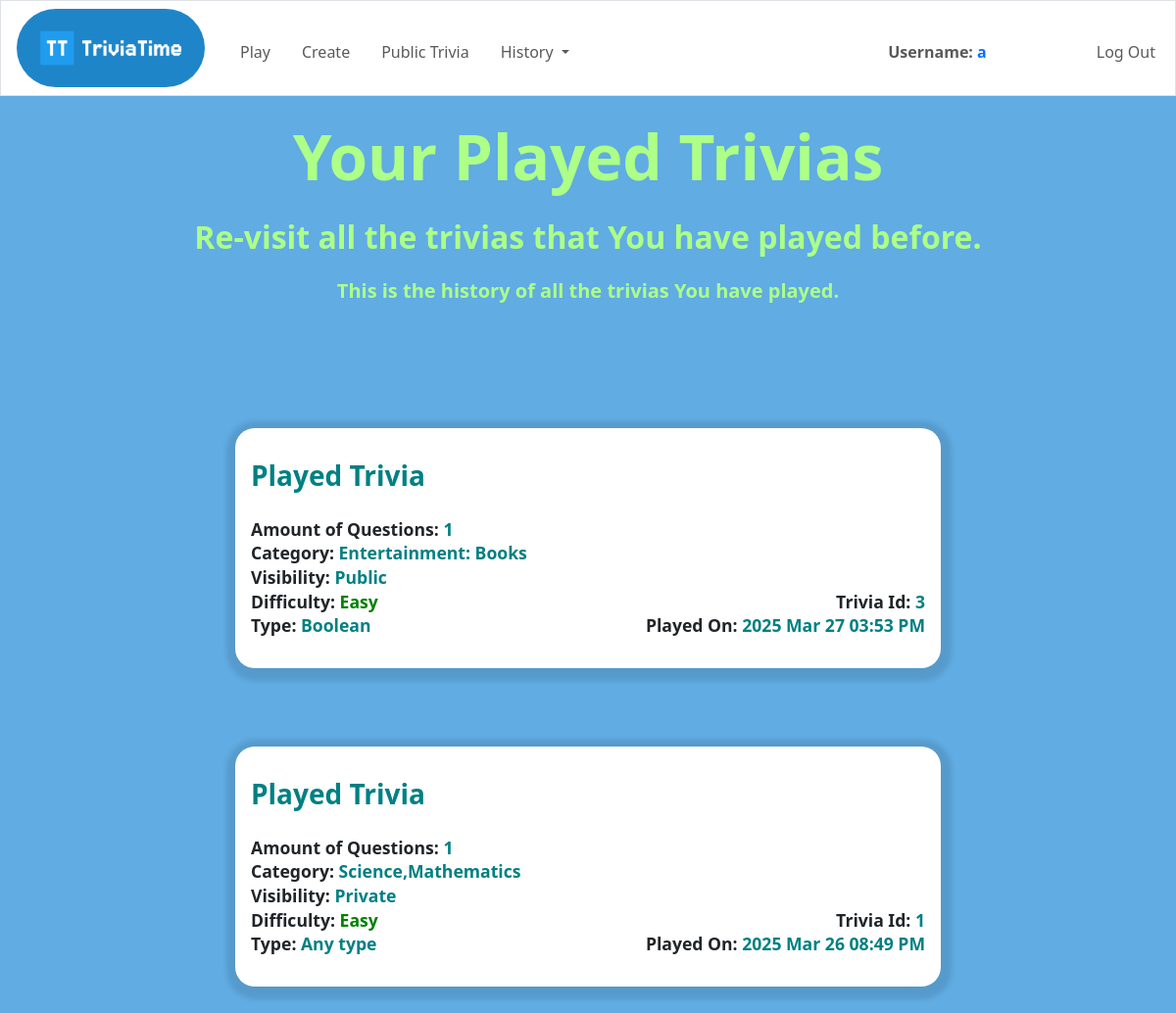
Screenshot of /history/played-trivias (signed in) with the database file from the repository.
### tables this page shows
CREATE TABLE "trivias" (id INTEGER, trivia TEXT NOT NULL, category TEXT NOT NULL, number_of_questions INTEGER NOT NULL, difficulty TEXT NOT NULL, type_of_questions TEXT NOT NULL, visibility TEXT NOT NULL, creation_date INTEGER NOT NULL, PRIMARY KEY(id));

### app.py (the view)
@app.route("/history/played-trivias")
def history_of_played_trivias():
    if not is_logged_in():
        return flash_message("Login Required", "error", "/login")
    db = get_database()
    cursor = db.cursor()
    played_trivias = cursor.execute(
        "SELECT users.id AS user_id,users.username,trivias.id AS trivia_id, trivias.trivia, trivias.category, "
        "trivias.number_of_questions, trivias.difficulty, trivias.type_of_questions, trivias.visibility, "
        "trivias.creation_date FROM played_trivias JOIN trivias ON "
        "played_trivias.trivia_id = trivias.id JOIN users ON played_trivias.user_id = users.id WHERE "
        "user_id = ? ORDER BY creation_date DESC;", (session.get("user_id"),)).fetchall()
    db.close()
    print(played_trivias)
    return render_template("/history/played-trivias.html", playedTrivias=played_trivias)

### app.py (called while the page is built)
def get_database():
    return sqlite3.connect(database)

def is_logged_in():
    return session.get("user_id") is not None

### templates/history/played-trivias.html (shortened to what this page needs)
{% extends "layout.html" %}
{% block body %}
<main class="mt-4">
    <div class="text-center">
        <h1 class="greeting-color mb-4 fw-bold" style="font-size:4em">Your Played Trivias</h1>
        <h2 class="greeting-color fw-bold mb-4">Re-visit all the trivias that You have played before.</h2>
        <h5 class="greeting-color fw-bold mb-4">This is the history of all the trivias You have played.</h5>
    </div>
    <div style="margin-top:8em;">
        {% for trivia in playedTrivias %}
        <form action="/choose-public-trivia" method="post" style="flex-direction: column;" class="d-flex align-items-center">
            <div class="trivia-card" style="margin-bottom: 5em" onclick="document.getElementById('submit-button-{{loop.index}}').click();">
                <h3 class="attribute-color mb-4 fw-bold">Played Trivia</h3>
                <p class="fw-bold attribute-margin">Amount of Questions: <span class="attribute-color">{{ trivia[5] }}</span></p>
                <p class="fw-bold attribute-margin">Category: <span class="attribute-color">{{ trivia[4].title() }}</span></p>
                <p class="fw-bold attribute-margin">Visibility: <span class="attribute-color">{{ trivia[8].title() }}</span></p>
                <div class="d-flex" style="justify-content: space-between">
                    <p class='fw-bold attribute-margin'>Difficulty: <span class="{{ trivia[6]}}">{{ trivia[6].capitalize()}}</span></p>
                    <p class='fw-bold attribute-margin'>Trivia Id: <span class="attribute-color">{{ trivia[2] }}</span></p>
                </div>
                <div class="d-flex" style="justify-content: space-between">
                    <p class='fw-bold attribute-margin'>Type: <span  class="attribute-color">{{ trivia[7].capitalize() }}</span></p>
                    <p class='fw-bold attribute-margin'>Played On: <span class="attribute-color">{{ trivia[9] }}</span></p>
                </div>
            </div>
        </form>
        {% endfor %}
    </div>
</main>
{% endblock %}

### static/styles.css (style rules this page uses)
html, body { height: 100%; }
.easy { color:green; }

### templates/history/played-trivias.html (style rules this page uses)
body { background-color: #0B80D5A6; }
.greeting-color { color: #ADFF88; }
main { min-height: 100vh; padding-bottom: 10em; }
.trivia-card { background-color: white; width:60%; padding: 2em 1em; border-radius: 20px; box-shadow: 1px 3px 5px 10px rgba(0, 0, 0, 0.1); cursor:pointer; transition: background-color 0.2s; }
.attribute-margin { margin-bottom: -0.1em; font-size: 1.1em; }
.attribute-color { color:#008083; }

### rows the page displays
trivias: number_of_questions "1", category "Entertainment: Books", visibility "Public", difficulty "Easy", id "3", type_of_questions "Boolean", creation_date "2025 Mar 27 03:53 PM"
trivias: number_of_questions "1", category "Science,Mathematics", visibility "Private", difficulty "Easy", id "1", type_of_questions "Any type", creation_date "2025 Mar 26 08:49 PM"

### other values shown
{{ session['username'] }} "a"
